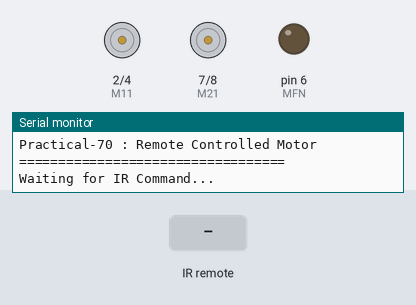
A sketch run on a simulated Arduino Uno, built with avr-gcc and run on an emulated ATmega328P. On the bench: motor-driver pin pairs drawn as motors (green arrow = first pin HIGH = forward, orange = second pin HIGH = backward, longer = more drive), output pins drawn as LEDs (lit = HIGH), the last lines printed to the serial monitor. The inputs (shaded band) are chosen by the test bench.

Above: at 1.2 s.
1.3 s: infrared code 0x6 received
At 2.2 s:
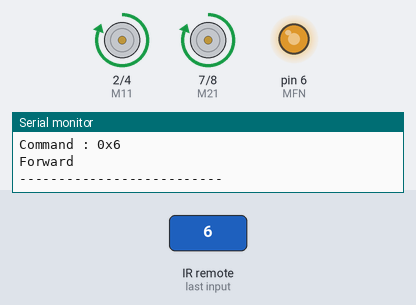
2.8 s: infrared code 0x5 received
At 3.3 s:
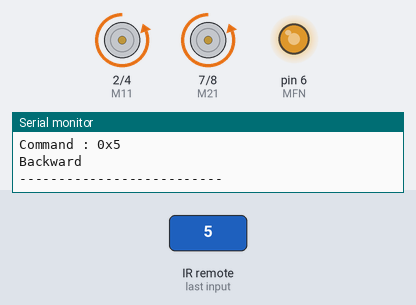
4.3 s: infrared code 0x2 received
At 5.5 s:
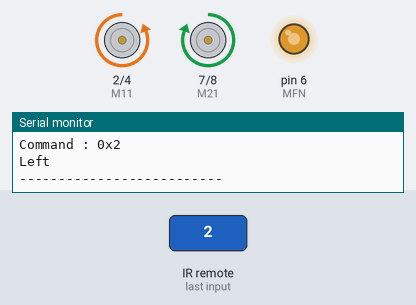
5.8 s: infrared code 0x3 received
At 6.8 s:
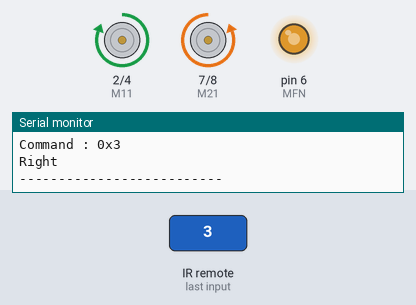
Timing chart, 0 to 8.3 s (numbered marks = the images above; inputs shaded):
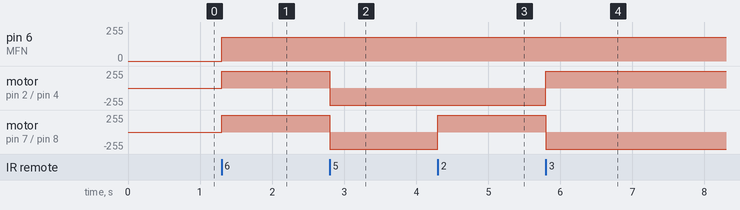

The sketch:

Practical_70.ino
```cpp
/*
==================================================
Practical-70 : Remote Controlled Motor
==================================================

Objective:
To control the robot motors wirelessly
using an IR Remote.

Hardware Required:
• Autobotix Robotics Board
• IR Remote
• Onboard TSOP IR Receiver

Pin Mapping:

TSOP Receiver -> D3

M11 -> D2
M12 -> D4
MFN -> D6

M21 -> D7
M22 -> D8

Button Mapping (Saved Custom Mapping):

▲ (VOL+)   -> Forward  (0x05)
▼ (VOL-)   -> Backward (0x06)
◀ (PREV)   -> Left     (0x02)
▶ (NEXT)   -> Right    (0x03)
OK (PAUSE) -> Stop     (0x01)

==================================================
*/

#include <IRremote.hpp>

//------------- Motor Pins ----------------

#define M11 2
#define M12 4
#define MFN 6

#define M21 7
#define M22 8

//------------- IR Receiver ----------------

#define IR_PIN 3

//------------- Updated Remote Commands ----

#define UP      0x6  // Mapped from VOL+
#define DOWN    0x5   // Mapped from VOL-
#define LEFT    0x2   // Mapped from PREV (|<<)
#define RIGHT   0x3   // Mapped from NEXT (>>|)
#define OK      0x1   // Mapped from PAUSE key

//------------------------------------------

int speedValue = 180;

//==========================================

void setup()
{
  Serial.begin(9600);

  pinMode(M11, OUTPUT);
  pinMode(M12, OUTPUT);
  pinMode(M21, OUTPUT);
  pinMode(M22, OUTPUT);
  pinMode(MFN, OUTPUT);

  stopMotor();

  IrReceiver.begin(IR_PIN, ENABLE_LED_FEEDBACK);

  Serial.println("==================================");
  Serial.println("Practical-70 : Remote Controlled Motor");
  Serial.println("==================================");
  Serial.println("Waiting for IR Command...");
}

//==========================================

void forward()
{
  digitalWrite(M11, HIGH);
  digitalWrite(M12, LOW);

  digitalWrite(M21, HIGH);
  digitalWrite(M22, LOW);

  analogWrite(MFN, speedValue);

  Serial.println("Forward");
}

//==========================================

void backward()
{
  digitalWrite(M11, LOW);
  digitalWrite(M12, HIGH);

  digitalWrite(M21, LOW);
  digitalWrite(M22, HIGH);

  analogWrite(MFN, speedValue);

  Serial.println("Backward");
}

//==========================================

void left()
{
  digitalWrite(M11, LOW);
  digitalWrite(M12, HIGH);

  digitalWrite(M21, HIGH);
  digitalWrite(M22, LOW);

  analogWrite(MFN, speedValue);

  Serial.println("Left");
}

//==========================================

void right()
{
  digitalWrite(M11, HIGH);
  digitalWrite(M12, LOW);

  digitalWrite(M21, LOW);
  digitalWrite(M22, HIGH);

  analogWrite(MFN, speedValue);

  Serial.println("Right");
}

//==========================================

void stopMotor()
{
  digitalWrite(M11, LOW);
  digitalWrite(M12, LOW);

  digitalWrite(M21, LOW);
  digitalWrite(M22, LOW);

  analogWrite(MFN, 0);

  Serial.println("Stop");
}

//==========================================

void loop()
{
  if (IrReceiver.decode())
  {
    // Repeat holding signals ko filter karke ignore karo
    if (!(IrReceiver.decodedIRData.flags & IRDATA_FLAGS_IS_REPEAT))
    {
      byte cmd = IrReceiver.decodedIRData.command;

      Serial.print("Command : 0x");
      Serial.println(cmd, HEX);

      switch (cmd)
      {
        case UP:
          forward();
          break;

        case DOWN:
          backward();
          break;

        case LEFT:
          left();
          break;

        case RIGHT:
          right();
          break;

        case OK:
          stopMotor();
          break;

        default:
          Serial.println("No Action");
          break;
      }

      Serial.println("--------------------------");
    }

    IrReceiver.resume();
  }
}
```

Measured:
- after the input at 1.3 s, pin 6 (MFN): 0/255 → 180/255 at once; motor on pin 2 (M11) / pin 4 (M12), motor on pin 7 (M21) / pin 8 (M22): stopped → forward 255/255 at once
- after the input at 2.8 s, motor on pin 2 (M11) / pin 4 (M12), motor on pin 7 (M21) / pin 8 (M22): forward 255/255 → backward 255/255 at once
- after the input at 4.3 s, motor on pin 7 (M21) / pin 8 (M22): backward 255/255 → forward 255/255 at once
- after the input at 5.8 s, motor on pin 2 (M11) / pin 4 (M12): backward 255/255 → forward 255/255 at once; motor on pin 7 (M21) / pin 8 (M22): forward 255/255 → backward 255/255 at once
